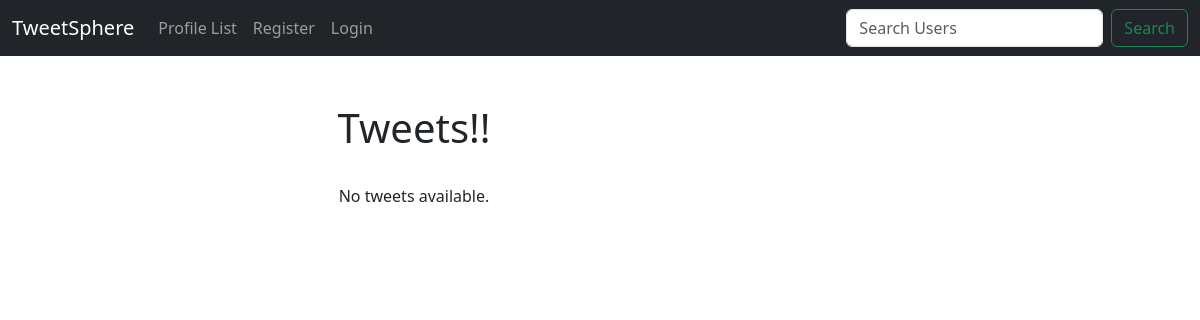
The app's page /, older data.
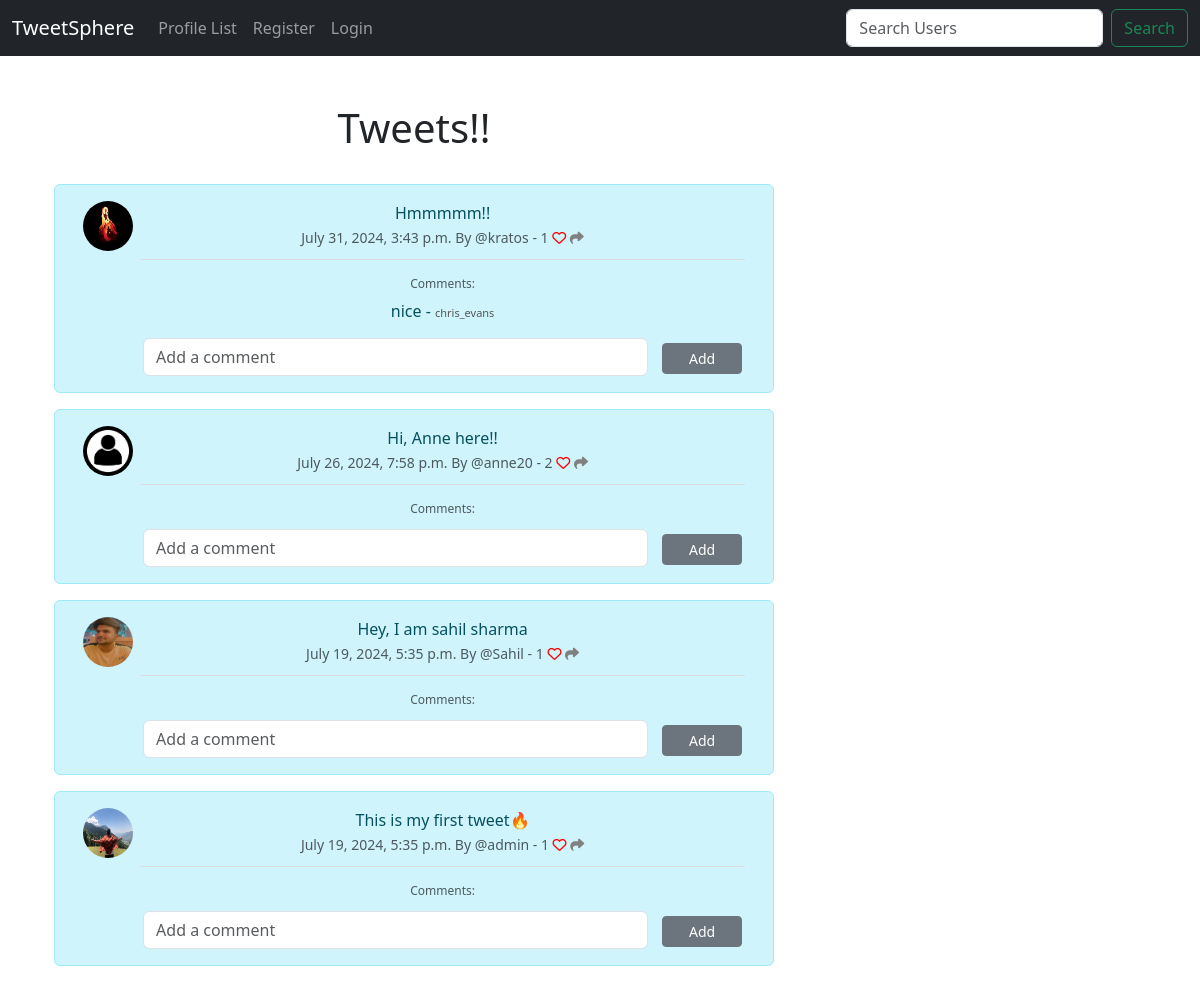
The same page, newer data.
### TweetSphere/models.py (models this page shows, shortened)
class Tweet(models.Model):
    user = models.ForeignKey(
        User,
        on_delete=models.DO_NOTHING,
        related_name='tweets'
    )  # related_name allows us to access user's tweets with user.tweets
    body = models.CharField(max_length=200)  # Maximum length for a tweet
    created_at = models.DateTimeField(auto_now_add=True)  # Automatically set creation time
    likes = models.ManyToManyField(User, related_name="tweet_like", blank=True)  # Users who liked the tweet
    def number_of_likes(self):
        return self.likes.count()

class Profile(models.Model):
    user = models.OneToOneField(User, on_delete=models.CASCADE)  # One-to-one relationship with User
    follows = models.ManyToManyField(
        "self",
        related_name="followed_by",
        symmetrical=False,  # Relationship is not symmetrical (user A can follow user B without B following A)
        blank=True
    )
    date_modified = models.DateTimeField(auto_now=True)  # Automatically set to the current time when modified
    profile_image = models.ImageField(null=True, blank=True, upload_to="images/")  # Profile picture
    profile_bio = models.CharField(null=True, blank=True, max_length=500)  # User biography
    facebook_link = models.CharField(null=True, blank=True, max_length=100)  # Facebook profile link
    instagram_link = models.CharField(null=True, blank=True, max_length=100)  # Instagram profile link

class Comment(models.Model):
    tweet = models.ForeignKey(
        Tweet,
        related_name='comments',
        on_delete=models.CASCADE
    )  # Reference to the Tweet the comment is associated with
    user = models.ForeignKey(
        User,
        on_delete=models.CASCADE
    )  # User who made the comment
    body = models.TextField()  # Content of the comment
    created_at = models.DateTimeField(auto_now_add=True)  # Automatically set creation time

### TweetSphere/views.py (the view)
# urls.py: path('', views.home, name= "home"),
def home(request):
    if request.user.is_authenticated:
        tweet_form = TweetForm(request.POST or None)
        comment_form = CommentForm(request.POST or None)
        if request.method == "POST":
            form_type = request.POST.get('form_type')
            if form_type == 'tweet' and tweet_form.is_valid():
                tweet = tweet_form.save(commit=False)
                tweet.user = request.user
                tweet.save()
                messages.success(request, "Your tweet has been posted.")
                return redirect('home')
            if form_type == 'comment' and comment_form.is_valid():
                tweet_id = request.POST.get('tweet_id')
                tweet = get_object_or_404(Tweet, id=tweet_id)
                comment = comment_form.save(commit=False)
                comment.user = request.user
                comment.tweet = tweet
                comment.save()
                messages.success(request, "Your comment has been added.")
                return redirect('home')
        tweets = Tweet.objects.all().order_by("-created_at")
        return render(request, 'home.html', {"tweets": tweets, "tweet_form": tweet_form, "comment_form": comment_form})
    else:
        tweets = Tweet.objects.all().order_by("-created_at")
        return render(request, 'home.html', {"tweets": tweets})

### TweetSphere/templates/home.html (shortened to what this page needs)
{% extends 'base.html' %}
{% load static %}
{% block content %}
<div class="container text-center">
    <div class="row">
        <div class="col-8">
            <h1>Tweets!!</h1>
            <br/>
            {% if tweets %}
                {% for tweet in tweets %}
                <div class="alert alert-info" role="alert">
                    <div class="container">
                        <div class="row">
                            <div class="col-1">
                                {% if tweet.user.profile.profile_image %}
                                    <img src="{{ tweet.user.profile.profile_image.url }}" class="rounded-circle" width="50" height="50" alt="{{ tweet.user.username }}">
                                {% else %}
                                    <img src="{% static 'images/default_profile_pic.jpg' %}" class="rounded-circle" width="50" height="50" alt="{{ tweet.user.username }}">
                                {% endif %}
                            </div>
                            <div class="col-11">
                                {{ tweet.body }}<br/>
                                <small class="text-muted">
                                    {{ tweet.created_at }} By @{{ tweet.user.username }} - {{ tweet.number_of_likes }}
                                    {% if user in tweet.likes.all %}
                                        <a href="{% url 'tweet_like' tweet.id %}"><i class="fa-solid fa-heart" style="color:red"></i></a>
                                    {% else %}
                                        <a href="{% url 'tweet_like' tweet.id %}"><i class="fa fa-heart-o" style="color:red"></i></a>
                                    {% endif %}
                                    <a href="{% url 'tweet_show' tweet.id %}"><i class="fa-solid fa-share" style="color:gray"></i></a>
                                </small>
                                <div class="comments-section">
                                    <small class="text-muted">Comments:</small>
                                    {% for comment in tweet.comments.all %}
                                        <div class="comment">{{ comment.body }} - <small>{{ comment.user.username }}</small></div>
                                    {% endfor %}
                                    <form method="POST" class="comment-form">
                                        <input type="text" name="body" placeholder="Add a comment" class="form-control">
                                        <button type="submit" class="btn btn-sm btn-secondary">Add</button>
                                    </form>
                                </div>
                            </div>
                        </div>
                    </div>
                </div>
                {% endfor %}
            {% else %}
                <p>No tweets available.</p>
            {% endif %}
        </div>
        <div class="col-4">
        </div>
    </div>
</div>
{% endblock %}

Row changes from the older to the newer data that the page shows:
added Tweet: user.profile.profile_image (picture), body "Hmmmmm!!", created_at "July 31, 2024, 3:43 p.m.", user.username "kratos", number_of_likes "1"
added Comment: body "nice", user.username "chris_evans"
added Tweet: body "Hi, Anne here!!", created_at "July 26, 2024, 7:58 p.m.", user.username "anne20", number_of_likes "2"
added Tweet: user.profile.profile_image (picture), body "Hey, I am sahil sharma", created_at "July 19, 2024, 5:35 p.m.", user.username "Sahil", number_of_likes "1"
added Tweet: user.profile.profile_image (picture), body "This is my first tweet🔥", created_at "July 19, 2024, 5:35 p.m.", user.username "admin", number_of_likes "1"
Text that changed along with them:
text no longer shown: "No tweets available."
